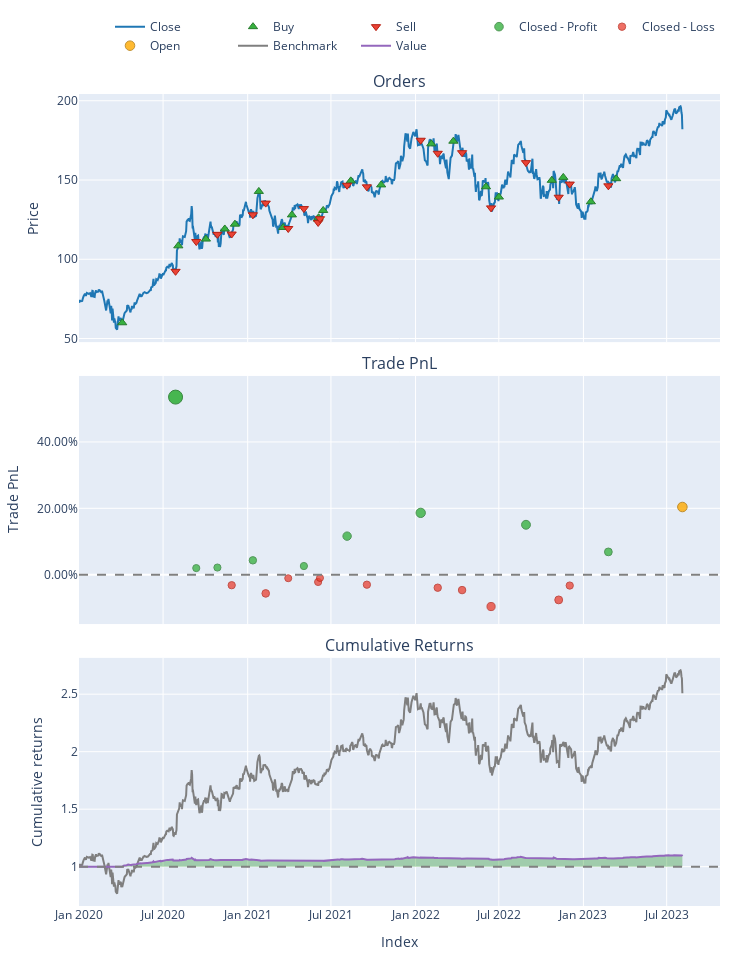

The cell this chart's notebook holds for it:
### Markdown cell above
#### (Optional) Additional work - just to check trading orders & PnL of AAPL

### Code cell
discrete_portfolio[(9, 17, "AAPL")].plot().show(render="svg")

### Figure 1 — Plotly figure (JSON) as saved in the notebook; plotly's stock layout.template omitted (floating-point values rounded to 4 significant figures; data arrays with more than 128 entries replaced by an {"elided": "..."} marker saying what was removed)
{"data": [{"legendgroup": "0", "line": {"color": "#1f77b4"}, "name": "Close", "showlegend": true, "type": "scatter", "uid": "8de38ea7-7eee-4fb9-92a2-b0145af4287a", "x": {"elided": "905 str values"}, "xaxis": "x", "y": {"elided": "905 float values"}, "yaxis": "y"}, {"customdata": [[56, 167.3, 25.06], [58, 92.41, 25.06], [60, 88.92, 25.06], [62, 84.15, 25.06], [64, 82.06, 25.06], [66, 70.19, 25.06], [68, 83.48, 25.06], [70, 78.32, 25.06], [72, 79.96, 25.06], [74, 79.43, 25.06], [76, 76.64, 25.06], [78, 67.07, 25.06], [80, 68.24, 25.06], [82, 58.01, 25.06], [84, 57.45, 25.06], [86, 68.79, 25.06], [88, 71.98, 25.06], [90, 66.91, 25.06], [92, 66.1, 25.06], [94, 73.56, 25.06], [96, 66.46, 25.06]], "hovertemplate": "Order Id: %{customdata[0]}<br>Timestamp: %{x}<br>Price: %{y}<br>Size: %{customdata[1]:.6f}<br>Fees: %{customdata[2]:.6f}", "legendgroup": "1", "marker": {"color": "#37B13F", "line": {"color": "rgb(38,123,44)", "width": 1}, "size": 8, "symbol": "triangle-up"}, "mode": "markers", "name": "Buy", "type": "scatter", "uid": "e3c3ac7e-3823-4736-a05e-319b9abf2ff9", "x": ["2020-04-03T04:00:00+00:00", "2020-08-03T04:00:00+00:00", "2020-10-02T04:00:00+00:00", "2020-11-12T05:00:00+00:00", "2020-12-04T05:00:00+00:00", "2021-01-25T05:00:00+00:00", "2021-03-19T04:00:00+00:00", "2021-04-07T04:00:00+00:00", "2021-06-02T04:00:00+00:00", "2021-06-04T04:00:00+00:00", "2021-06-14T04:00:00+00:00", "2021-08-13T04:00:00+00:00", "2021-10-18T04:00:00+00:00", "2022-02-04T05:00:00+00:00", "2022-03-24T04:00:00+00:00", "2022-06-03T04:00:00+00:00", "2022-07-01T04:00:00+00:00", "2022-10-24T04:00:00+00:00", "2022-11-18T05:00:00+00:00", "2023-01-17T05:00:00+00:00", "2023-03-13T04:00:00+00:00"], "xaxis": "x", "y": [59.94, 108.5, 112.7, 119.1, 122.2, 142.8, 120.1, 128.0, 125.4, 126.2, 130.8, 149.5, 146.9, 172.8, 174.5, 145.7, 139.3, 149.8, 151.7, 136.3, 150.8], "yaxis": "y"}, {"customdata": [[57, 167.3, 38.64], [59, 92.41, 25.68], [61, 88.92, 25.73], [63, 84.15, 24.39], [65, 82.06, 26.27], [67, 70.19, 23.77], [69, 83.48, 24.92], [71, 78.32, 25.84], [73, 79.96, 24.63], [75, 79.43, 24.94], [77, 76.64, 28.11], [79, 67.07, 24.43], [81, 68.24, 29.87], [83, 58.01, 24.2], [85, 57.45, 24.02], [87, 68.79, 22.77], [89, 71.98, 28.97], [91, 66.91, 23.28], [93, 66.1, 24.36], [95, 73.56, 26.91]], "hovertemplate": "Order Id: %{customdata[0]}<br>Timestamp: %{x}<br>Price: %{y}<br>Size: %{customdata[1]:.6f}<br>Fees: %{customdata[2]:.6f}", "legendgroup": "2", "marker": {"color": "#EA4335", "line": {"color": "rgb(181,31,18)", "width": 1}, "size": 8, "symbol": "triangle-down"}, "mode": "markers", "name": "Sell", "type": "scatter", "uid": "bca56d4e-e3c1-49d1-a54b-8425afd1ff70", "x": ["2020-07-28T04:00:00+00:00", "2020-09-11T04:00:00+00:00", "2020-10-27T04:00:00+00:00", "2020-11-27T05:00:00+00:00", "2021-01-12T05:00:00+00:00", "2021-02-09T05:00:00+00:00", "2021-03-30T04:00:00+00:00", "2021-05-03T04:00:00+00:00", "2021-06-03T04:00:00+00:00", "2021-06-07T04:00:00+00:00", "2021-08-05T04:00:00+00:00", "2021-09-17T04:00:00+00:00", "2022-01-12T05:00:00+00:00", "2022-02-18T05:00:00+00:00", "2022-04-12T04:00:00+00:00", "2022-06-14T04:00:00+00:00", "2022-08-29T04:00:00+00:00", "2022-11-08T05:00:00+00:00", "2022-12-02T05:00:00+00:00", "2023-02-24T05:00:00+00:00"], "xaxis": "x", "y": [92.4, 111.2, 115.7, 115.9, 128.1, 135.4, 119.4, 132.0, 123.2, 125.6, 146.7, 145.7, 175.1, 166.9, 167.2, 132.4, 161.0, 139.2, 147.4, 146.3], "yaxis": "y"}, {"customdata": [[0, 0, 5366.0, 0.5352], [1, 1, 198.2, 0.01977], [2, 2, 215.2, 0.02146], [4, 4, 433.1, 0.0432], [7, 7, 261.0, 0.02603], [10, 10, 1164.0, 0.1161], [12, 12, 1868.0, 0.1863], [16, 16, 1508.0, 0.1504], [19, 19, 688.3, 0.06866]], "hovertemplate": "Exit Trade Id: %{customdata[0]}<br>Position Id: %{customdata[1]}<br>Exit Timestamp: %{x}<br>PnL: %{customdata[2]:.6f}<br>Return: %{customdata[3]:.2%}", "legendgroup": "3", "marker": {"color": "#37B13F", "line": {"color": "rgb(38,123,44)", "width": 1}, "opacity": [0.9, 0.7528, 0.7533, 0.7595, 0.7546, 0.7803, 0.8004, 0.7901, 0.7668], "size": [14, 7.132, 7.154, 7.444, 7.215, 8.416, 9.35, 8.872, 7.783], "symbol": "circle"}, "mode": "markers", "name": "Closed - Profit", "type": "scatter", "uid": "1aa9cd58-76c5-449b-bd4f-072e7fc1df18", "x": ["2020-07-28T04:00:00+00:00", "2020-09-11T04:00:00+00:00", "2020-10-27T04:00:00+00:00", "2021-01-12T05:00:00+00:00", "2021-05-03T04:00:00+00:00", "2021-08-05T04:00:00+00:00", "2022-01-12T05:00:00+00:00", "2022-08-29T04:00:00+00:00", "2023-02-24T05:00:00+00:00"], "xaxis": "x2", "y": [0.5352, 0.01977, 0.02146, 0.0432, 0.02603, 0.1161, 0.1863, 0.1504, 0.06866], "yaxis": "y2"}, {"customdata": [[3, 3, -318.7, -0.03179], [5, 5, -566.9, -0.05655], [6, 6, -107.5, -0.01072], [8, 8, -220.9, -0.02204], [9, 9, -99.21, -0.009896], [11, 11, -302.9, -0.03021], [13, 13, -393.8, -0.03928], [14, 14, -466.4, -0.04652], [15, 15, -963.7, -0.09613], [17, 17, -762.4, -0.07605], [18, 18, -328.9, -0.03281]], "hovertemplate": "Exit Trade Id: %{customdata[0]}<br>Position Id: %{customdata[1]}<br>Exit Timestamp: %{x}<br>PnL: %{customdata[2]:.6f}<br>Return: %{customdata[3]:.2%}", "legendgroup": "4", "marker": {"color": "#EA4335", "line": {"color": "rgb(181,31,18)", "width": 1}, "opacity": [0.7563, 0.7633, 0.7502, 0.7535, 0.75, 0.7558, 0.7584, 0.7605, 0.7746, 0.7689, 0.7565], "size": [7.292, 7.622, 7.011, 7.162, 7, 7.271, 7.392, 7.488, 8.149, 7.882, 7.305], "symbol": "circle"}, "mode": "markers", "name": "Closed - Loss", "type": "scatter", "uid": "9a6cec3e-f05e-46b8-b008-f77b231cce37", "x": ["2020-11-27T05:00:00+00:00", "2021-02-09T05:00:00+00:00", "2021-03-30T04:00:00+00:00", "2021-06-03T04:00:00+00:00", "2021-06-07T04:00:00+00:00", "2021-09-17T04:00:00+00:00", "2022-02-18T05:00:00+00:00", "2022-04-12T04:00:00+00:00", "2022-06-14T04:00:00+00:00", "2022-11-08T05:00:00+00:00", "2022-12-02T05:00:00+00:00"], "xaxis": "x2", "y": [-0.03179, -0.05655, -0.01072, -0.02204, -0.009896, -0.03021, -0.03928, -0.04652, -0.09613, -0.07605, -0.03281], "yaxis": "y2"}, {"customdata": [[20, 20, 2045.0, 0.204]], "hovertemplate": "Exit Trade Id: %{customdata[0]}<br>Position Id: %{customdata[1]}<br>Exit Timestamp: %{x}<br>PnL: %{customdata[2]:.6f}<br>Return: %{customdata[3]:.2%}", "legendgroup": "5", "marker": {"color": "#FFAA00", "line": {"color": "rgb(178,118,0)", "width": 1}, "opacity": [0.8054], "size": [9.586], "symbol": "circle"}, "mode": "markers", "name": "Open", "type": "scatter", "uid": "9d5c928a-5b77-4522-9e74-8709f308855e", "x": ["2023-08-04T04:00:00+00:00"], "xaxis": "x2", "y": [0.204], "yaxis": "y2"}, {"legendgroup": "6", "line": {"color": "#7f7f7f"}, "name": "Benchmark", "showlegend": true, "type": "scatter", "uid": "063e86d8-6ac6-4b40-b422-5fc5b65c3aed", "x": {"elided": "905 str values"}, "xaxis": "x3", "y": {"elided": "905 float values"}, "yaxis": "y3"}, {"hoverinfo": "skip", "legendgroup": "7", "line": {"color": "rgba(0, 0, 0, 0)", "width": 0}, "opacity": 0, "showlegend": false, "type": "scatter", "uid": "1ccdd55c-0372-4145-9e03-61c177bb3fcb", "x": {"elided": "905 str values"}, "xaxis": "x3", "y": {"elided": "905 int values"}, "yaxis": "y3"}, {"connectgaps": false, "fill": "tonexty", "fillcolor": "rgba(0, 128, 0, 0.3)", "hoverinfo": "skip", "legendgroup": "7", "line": {"color": "rgba(0, 0, 0, 0)", "width": 0}, "opacity": 0, "showlegend": false, "type": "scatter", "uid": "744ef540-4fa5-4ceb-90dc-d325bbe25d4d", "x": {"elided": "905 str values"}, "xaxis": "x3", "y": {"elided": "905 float values"}, "yaxis": "y3"}, {"hoverinfo": "skip", "legendgroup": "7", "line": {"color": "rgba(0, 0, 0, 0)", "width": 0}, "opacity": 0, "showlegend": false, "type": "scatter", "uid": "1a69d014-11c9-49d3-9c6a-ca4341abc7ef", "x": {"elided": "905 str values"}, "xaxis": "x3", "y": {"elided": "905 int values"}, "yaxis": "y3"}, {"connectgaps": false, "fill": "tonexty", "fillcolor": "rgba(255, 0, 0, 0.3)", "hoverinfo": "skip", "legendgroup": "7", "line": {"color": "rgba(0, 0, 0, 0)", "width": 0}, "opacity": 0, "showlegend": false, "type": "scatter", "uid": "edf0237f-fc73-4c88-9d59-850bd2d16b28", "x": {"elided": "905 str values"}, "xaxis": "x3", "y": {"elided": "905 float values"}, "yaxis": "y3"}, {"legendgroup": "8", "line": {"color": "#9467bd"}, "name": "Value", "showlegend": true, "type": "scatter", "uid": "ff35d5a9-e674-4cc7-92ce-9bf0593b7545", "x": {"elided": "905 str values"}, "xaxis": "x3", "y": {"elided": "905 float values"}, "yaxis": "y3"}, {"hoverinfo": "skip", "legendgroup": "7", "line": {"color": "rgba(0, 0, 0, 0)", "width": 0}, "opacity": 0, "showlegend": false, "type": "scatter", "uid": "481425b0-b5f5-4595-8360-ae4534357272", "x": {"elided": "905 str values"}, "xaxis": "x3", "y": {"elided": "905 int values"}, "yaxis": "y3"}], "layout": {"annotations": [{"font": {"size": 16}, "showarrow": false, "text": "Orders", "x": 0.5, "xanchor": "center", "xref": "paper", "y": 1, "yanchor": "bottom", "yref": "paper"}, {"font": {"size": 16}, "showarrow": false, "text": "Trade PnL", "x": 0.5, "xanchor": "center", "xref": "paper", "y": 0.6528, "yanchor": "bottom", "yref": "paper"}, {"font": {"size": 16}, "showarrow": false, "text": "Cumulative Returns", "x": 0.5, "xanchor": "center", "xref": "paper", "y": 0.3056, "yanchor": "bottom", "yref": "paper"}], "height": 960, "legend": {"orientation": "h", "traceorder": "normal", "x": 1, "xanchor": "right", "y": 1.042, "yanchor": "bottom"}, "margin": {"b": 30, "l": 30, "r": 30, "t": 30}, "shapes": [{"line": {"color": "gray", "dash": "dash"}, "type": "line", "x0": 0, "x1": 1, "xref": "paper", "y0": 0, "y1": 0, "yref": "y2"}, {"line": {"color": "gray", "dash": "dash"}, "type": "line", "x0": 0, "x1": 1, "xref": "paper", "y0": 1, "y1": 1, "yref": "y3"}], "showlegend": true, "width": 750, "xaxis": {"anchor": "y", "domain": [0, 1], "matches": "x3", "showticklabels": false}, "xaxis2": {"anchor": "y2", "domain": [0, 1], "matches": "x3", "showticklabels": false}, "xaxis3": {"anchor": "y3", "domain": [0, 1], "title": {"text": "Index"}}, "yaxis": {"anchor": "x", "domain": [0.6944, 1], "title": {"text": "Price"}}, "yaxis2": {"anchor": "x2", "domain": [0.3472, 0.6528], "tickformat": ".2%", "title": {"text": "Trade PnL"}}, "yaxis3": {"anchor": "x3", "domain": [0, 0.3056], "title": {"text": "Cumulative returns"}}}}
